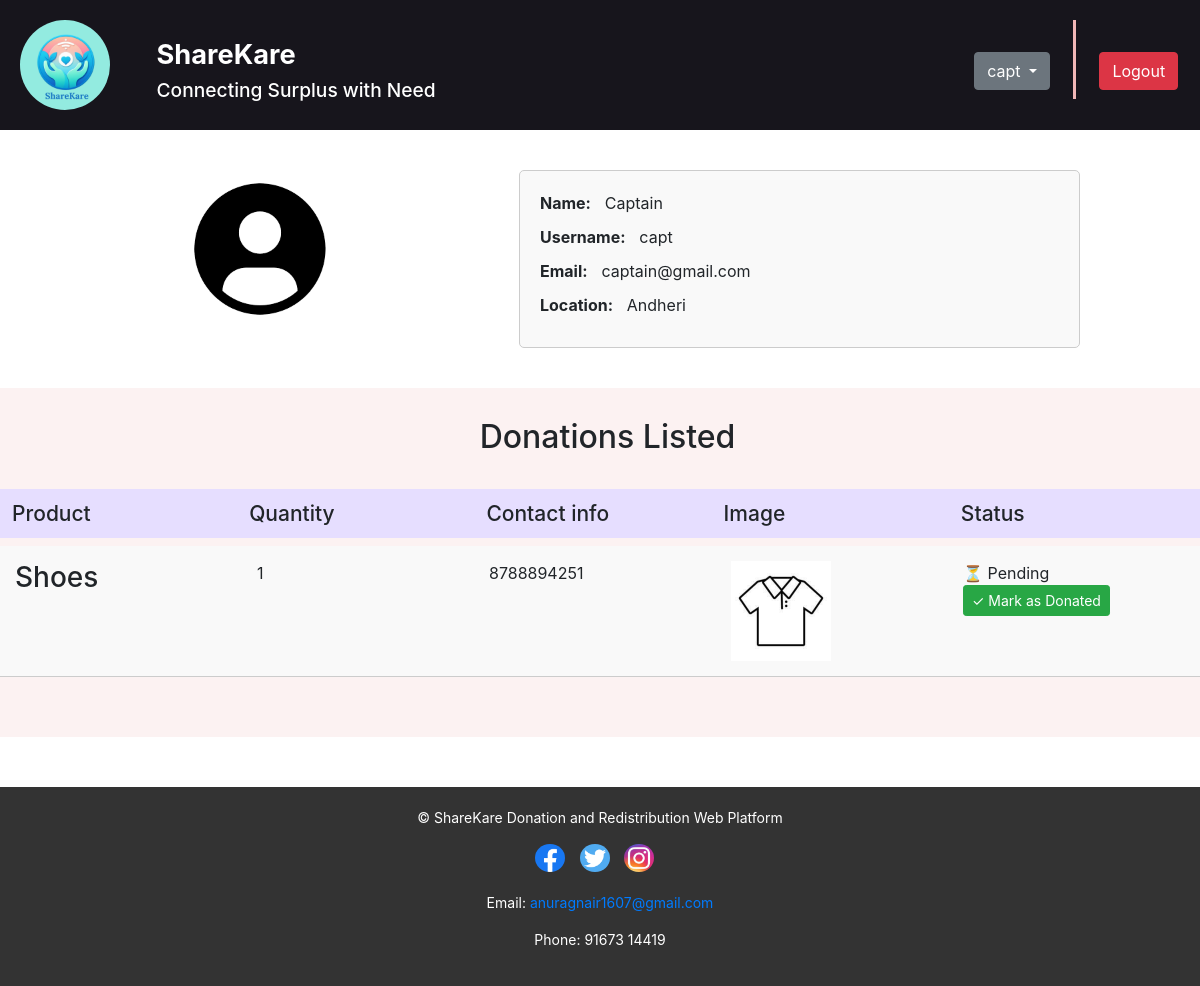
Screenshot of /userprofile/ (signed in) with the database file from the repository.
### home/models.py (models this page shows, shortened)
class Donor(models.Model):
    user = models.OneToOneField(User, on_delete=models.CASCADE)
    location = models.CharField(max_length=255)
    latitude = models.FloatField(null=True, blank=True)
    longitude = models.FloatField(null=True, blank=True)

class Donation(models.Model):
    user = models.ForeignKey(User, on_delete=models.CASCADE)
    donor = models.ForeignKey(Donor, on_delete=models.CASCADE, null=True, blank=True)
    other_products = models.TextField(max_length=100)
    phone_number = models.CharField(max_length=15)
    product_quantity = models.IntegerField()
    product_images = models.ImageField(upload_to="images/")
    STATUS_CHOICES = [
        ('PENDING', 'Pending'),
        ('DONATED', 'Donated'),
    ]
    status = models.CharField(max_length=20, choices=STATUS_CHOICES, default='PENDING')

### home/views.py (the view)
# urls.py: path('userprofile/', views.user_profile, name='userprofile'),
@login_required
def user_profile(request):
    return render(request, 'userprofile.html')

### templates/userprofile.html (shortened to what this page needs)
{% extends 'base1.html' %}
{% load static %}
{% block css %}
    <link rel="stylesheet" href="https://cdnjs.cloudflare.com/ajax/libs/font-awesome/5.15.4/css/all.min.css" />
    <link rel="stylesheet" href="{% static "css/ngo_prof.css" %}">
{% endblock %}
{% block content %}
    <div class="ngo-details-section">
        <div class="ngo-image">
            <img id="userimg" src="{% static "images/userlogo.png" %} " alt="{{ request.user.username }} ">
        </div>
        <div class="ngo-information">
            <p><strong>Name: </strong>{{ request.user.first_name }}</p>
            <p><strong>Username: </strong>{{ request.user.username }}</p>
            <p><strong>Email: </strong>{{ request.user.email }}</p>
            <p><strong>Location: </strong>{{ request.user.donor.location }}</p>
        </div>
    </div>
    <div class="donations-section">
        <div id="headin"><div id="txthead"><h2 align="center">Donations Listed</h2></div></div>
        <br>
        <h2>
            <div id="headitems">
                <div class="colhead">Product</div>
                <div class="colhead">Quantity</div>
                <div class="colhead">Contact info</div>
                <div class="colhead">Image</div>
                <div class="colhead">Status</div>
            </div>
        </h2>
        {% for donation in user.donation_set.all %}
            {% if donation.status == 'PENDING' %}
                <div class="donation-item {% cycle 'even' 'odd' %}">
                    <div class="column">
                        <h3>{{ donation.other_products }}</h3>
                    </div>
                    <div class="column" id="quant">
                        <p> {{ donation.product_quantity }}</p>
                    </div>
                    <div class="column">
                        <p>{{ donation.phone_number }}</p>
                    </div>
                    <div class="column" id="quant">
                        <a href="{{ donation.product_images.url }}" target="_blank">
                            <img src="{{ donation.product_images.url }}" alt="{{ donation.other_products }}" class="donation-image">
                        </a>
                    </div>
                    <div class="column">
                        <span style="color: #f39c12;">&#x23F3;</span>
                        <span class="status-pending">Pending</span>
                        <form method="post" action="{% url 'update_status' %}" style="display: inline;">
                            <button type="submit" class="btn btn-success btn-sm">
                                &#10003;
                                Mark as Donated
                            </button>
                        </form>
                    </div>
                </div>
            {% endif %}
            {% endfor %}
    </div>
{% endblock %}

### templates/base1.html (shortened to what this page needs)
<!DOCTYPE html>
{% load static %}
<html lang="en">
<head>
    {% block css %}{% endblock %}
    <link rel="stylesheet" href="{% static "css/userhome.css" %}"/>
    <link href="https://cdn.jsdelivr.net/npm/bootstrap@5.3.3/dist/css/bootstrap.min.css" rel="stylesheet">
    <link href="https://maxcdn.bootstrapcdn.com/bootstrap/4.5.2/css/bootstrap.min.css" rel="stylesheet">
</head>
<body>
    <header>
        <div class="m_container">
            <div id="left">
                <div>
                    <img src="{% static "images/ShareKare.png" %}" id="logo" alt="ShareCare Logo">
                </div>
                <div id="lrig">
                        <h1>ShareKare</h1>
                        <h3>Connecting Surplus with Need</h3>
                </div>
            </div>
            <div class="dropdown">
            <br>
                <button class="btn btn-secondary dropdown-toggle" type="button" id="dropdownMenuButton" data-bs-toggle="dropdown" aria-expanded="false">
                    {{ request.user }}
                </button>
            </div>
            <div class="vl"></div>
            <div id="user1">
                <a id ="link" href="{% url 'logout' %}"><button class="btn btn-danger" onclick="logout()">Logout</button></a>
            </div>
        </div>
    </header>
    <div class="content">
        {% block content %}
        {% endblock %}
    </div>
    <footer>
        <div class="m_container" id="last">
            <div class="footer-content">
                <p>&copy; ShareKare Donation and Redistribution Web Platform</p>
                <div class="social-media">
                    <a href="https://www.facebook.com/profile.php?id=100084735663295"><img src="{% static "images/facebook.png" %}" alt="Facebook"></a>
                    <a href="https://twitter.com/PushapRaina"><img src="{% static "images/twitter.png" %}" alt="Twitter"></a>
                    <a href="https://www.instagram.com/dope.music.official_?igsh=MWF5MTNlNGtqNmNxaA%3D%3D&utm_source=qr"><img src="{% static "images/instagram.jpg" %}" alt="Instagram"></a>
                </div>
                <div class="contact-info">
                    <p>Email: <a href="mailto:anuragnair1607@gmail.com">anuragnair1607@gmail.com</a></p>
                    <p>Phone: 91673 14419</p>
                </div>
            </div>
        </div>
    </footer>
</body>
</html>

### static/css/ngo_prof.css (style rules this page uses)
* { margin: 0; padding: 0; box-sizing: border-box; height: auto; }
body { font-family: 'Arial', sans-serif; background-color: #ffffff; overflow-x: hidden; }
.ngo-information { margin-top: 20px; padding: 20px; border: 1px solid #ccc; border-radius: 5px; background-color: #f9f9f9; max-height: 450px; overflow-y: auto; margin-right: 60px; }
.ngo-information p { margin-bottom: 10px; line-height: 1.5; }
.ngo-information strong { margin-right: 10px; }
.ngo-details-section { display: flex; justify-content: space-between; align-items: center; padding: 20px 0; margin-right: 60px; flex-wrap: wrap; }
.ngo-details-section .ngo-image { flex: 1; text-align: center; }
.ngo-details-section .ngo-image img { border-radius: 5px; }
.ngo-details-section .ngo-information { flex: 1; padding-left: 20px; }
.donations-section { width: 100%; background-color: #fcf2f2; padding-bottom: 40px; }
.donation-item { display: flex; flex-direction: row; justify-content: space-between; padding: 10px; border-bottom: 1px solid #ccc; }
.donation-item.even { background-color: #f9f9f9; }
.column { flex: 1; padding: 5px; }
#txthead { padding-top: 15px; margin-left: 15px; }
#headitems { display: flex; justify-content: space-around; background-color: #e6deff; padding: 7px; font-size: 21px; }
.colhead { padding: 5px; flex: 1; }
#quant { margin-left: 10px; }
.donation-image { width: 100px; height: auto; }
#userimg { width: 150px; }

### static/css/userhome.css (style rules this page uses)
* { margin: 0; padding: 0; box-sizing: border-box; height: auto; }
body { font-family: 'Arial', sans-serif; background-color: #d8eafd; overflow-x: hidden; }
#left h1 { font-size: 1.7rem; }
#left h3 { font-size: 1.2rem; }
#lrig { margin-top: 2%; }
.dropdown { margin-top: 8px; }
.m_container { top: 0; max-width: 1600px; margin: 0 auto; padding: 0 20px; display: flex; flex-wrap: wrap; justify-content: center; gap: 2% }
#logo { height: 90px; width: 90px; border-radius: 50%; }
#left { display: flex; flex: 1; gap: 5%; }
.vl { border-left: 3px solid rgb(242, 183, 183); height: auto; margin-bottom: 1%; }
#link { color: white; font-size: 1.2rem; }
header { background-color: #17151c; color: #fff; padding: 20px 0; top: 0; height: fit-content; }
header h1 { font-size: 24px; font-weight: bold; }
footer { background-color: #333; color: #fff; padding: 20px 0; text-align: center; position: relative; bottom: 0; margin-top: 50px; width: 100%; height: 10%; }
footer p { font-size: 14px; }
.footer-content { display: flex; flex-direction: column; align-items: center; }
.social-media { margin-bottom: 10px; }
.social-media a { margin-right: 10px; }
.social-media img { width: 30px; height: auto; border-radius: 50%; }
.contact-info { font-size: 14px; margin-top: 10px; }
html { scroll-behavior: smooth; }
form { margin-right: 50px; margin-top: 25px; }
.donation-item { display: flex; margin-bottom: 20px; width: 100%; }
.donations-section { width: 100%; margin-top: 20px; background-color: #fcf2f2; padding-bottom: 40px; min-width: 500px; }
.donation-item { display: flex; justify-content: space-between; padding: 10px; border-bottom: 1px solid #ccc; }
.donation-item.even { background-color: #f9f9f9; }
.column { flex: 1; padding: 5px; }
#headin { display: flex; justify-content: center; }
#txthead { margin-top: 15px; }
#headitems { display: flex; justify-content: space-between; background-color: #e6deff; padding: 7px; font-size: 21px; }
.colhead { padding: 5px; flex: 1; }
#quant { margin-left: 10px; }
#user1 { margin-right: 1%; margin-top: 30px; width: 69px; height: 35px; text-align: center; padding-top: 2px; border-radius: 10%; }

### rows the page displays
Donation: other_products "Shoes", product_quantity "1", phone_number "8788894251", product_images (picture)

### other values shown
{{ request.user }} "capt"
{{ request.user.first_name }} "Captain"
{{ request.user.username }} "capt"
{{ request.user.email }} "captain@gmail.com"
{{ request.user.donor.location }} "Andheri"
